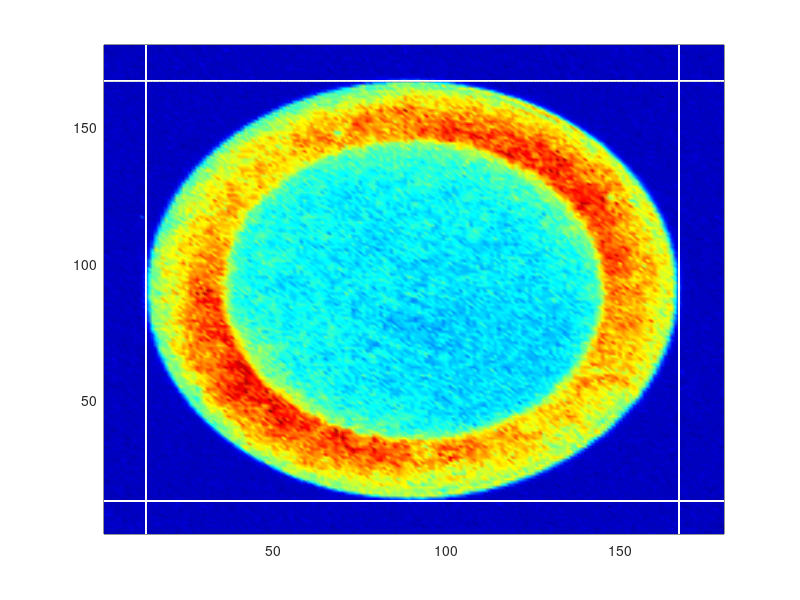

Here is the MATLAB script that generated this plot:
%% To cut the data from the experiment for laterl handling
load('./Data/BFP_tot_single_1.mat')

Nor_BFP=BFP_tot;
Nor_BFP(58,50)=(Nor_BFP(58,51)+Nor_BFP(58,49))/2;

Left=zeros(180,180);
Right=zeros(180,180);
Up=zeros(180,180);
Dn=zeros(180,180);

temp=linspace(1,180,180);


nLeft=13*ones(180);
nRight=167*ones(180);
nUp=167*ones(180);
nDn=13*ones(180);

num_kx=167-13+1;
num_ky=167-13+1;

%% 
figure(1)
pcolor(Nor_BFP)
hold on
plot(nLeft,temp,'color','white')
hold on
plot(nRight,temp,'color','white')
hold on
plot(temp,nUp,'color','white')
hold on
plot(temp,nDn,'color','white')
hold on
colormap jet
shading interp